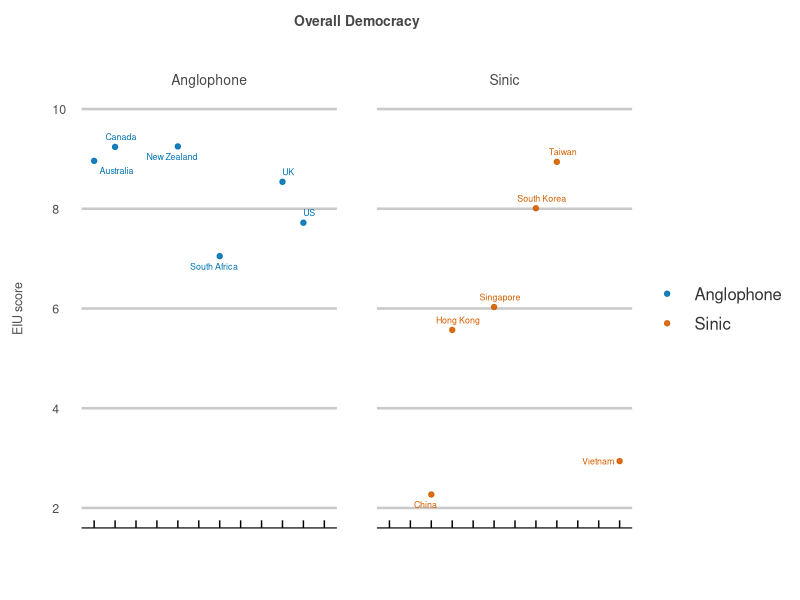
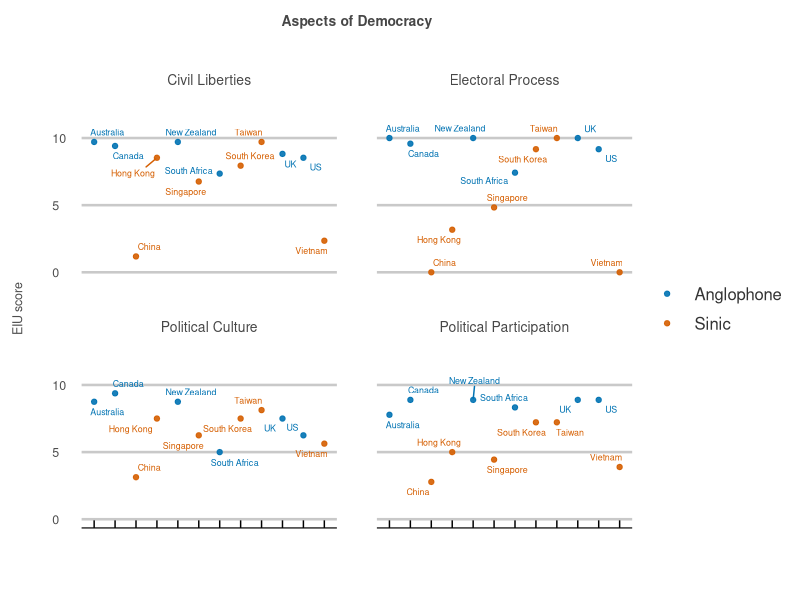
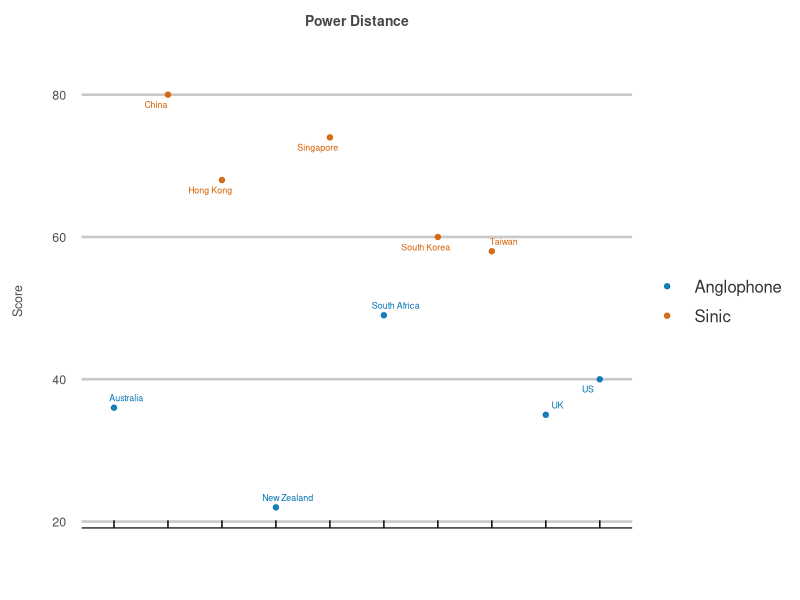
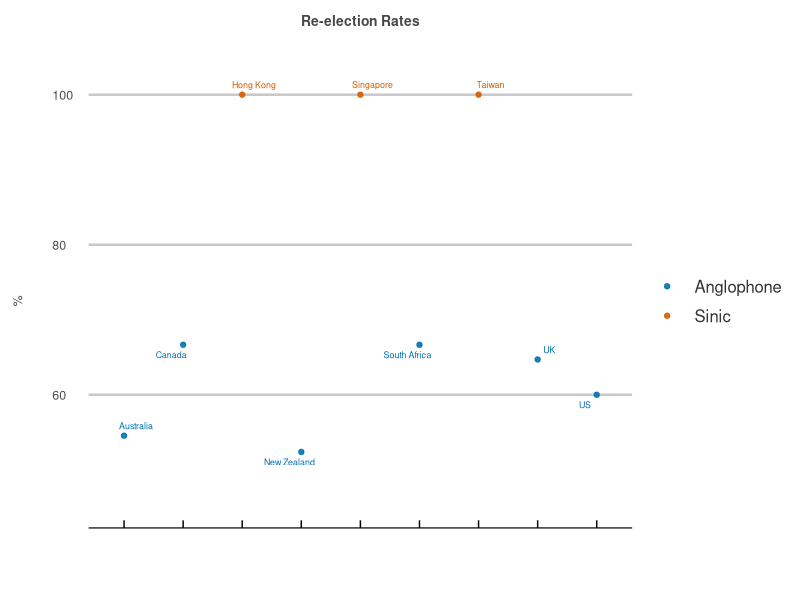

These figures' R source, in order: (Note: this script raises an error after producing the figures.)
library(dplyr)
library(tidyverse)
library(readxl)
library(ggplot2)
library(ggthemes)
library(here)
library(ggrepel)

# my theme
my_theme <- theme_economist_white(gray_bg = FALSE) +
  theme(plot.title = element_text(hjust = 0.5, 
                                  vjust = 12, 
                                  size = 10, 
                                  color = "#474747"),
        plot.margin = unit(c(1.5, 1, 1.5, 1), "cm"),
        axis.text = element_text(size = 9, 
                                 color = "gray30"),
        axis.text.x=element_text(vjust = -2.5),
        axis.title.x = element_text(size = 9, 
                                    color = "gray30", 
                                    vjust = -10),
        axis.title.y = element_text(size = 9, 
                                    color = "gray30", 
                                    vjust = 10),
        legend.direction = "vertical", 
        legend.position = "right",
        legend.title = element_blank(),
        legend.text = element_text(size = 12, 
                                   color = "gray20"),
        legend.margin=margin(1, -15, 1, 0),
        legend.spacing.x = unit(0.25, "cm"),
        legend.key.size = unit(1, "cm"), 
        legend.key.height = unit(0.75, "cm"),
        strip.text = element_text(hjust = 0.5, 
                                  vjust = 1, 
                                  size = 10, 
                                  color = "#474747"),
        panel.spacing = unit(2, "lines"))


### 1. democracy ####
# 1.1 democracy scores
democracy_scores <- tibble(country = c("China", "Vietnam", "Hong Kong",
                                       "Singapore", "US", "South Korea",
                                       "UK", "Taiwan", "Canada",
                                       "New Zealand", "South Africa", "Australia"),
                           region = c("Sinic", "Sinic", "Sinic",
                                      "Sinic", "Anglophone", "Sinic",
                                      "Anglophone", "Sinic", "Anglophone",
                                      "Anglophone", "Anglophone", "Anglophone"),
                           "Overall" = c(2.27, 2.94, 5.57,
                                         6.03, 7.72, 8.01,
                                         8.54, 8.94, 9.24,
                                         9.25, 7.05, 8.96),
                           "Electoral Process" = c(0, 0, 3.17,
                                                   4.83, 9.17, 9.17,
                                                   10, 10, 9.58,
                                                   10, 7.42, 10),
                           "Functioning Government" = c(4.29, 2.86, 3.64,
                                                        7.86, 6.79, 8.21,
                                                        7.5, 9.64, 8.93,
                                                        8.93, 7.14, 8.57),
                           "Political Participation" = c(2.78, 3.89, 5,
                                                         4.44, 8.89, 7.22,
                                                         8.89, 7.22, 8.89,
                                                         8.89, 8.33, 7.78),
                           "Political Culture" = c(3.13, 5.63, 7.50,
                                                   6.25, 6.25, 7.5,
                                                   7.50, 8.13, 9.38,
                                                   8.75, 5, 8.75),
                           "Civil Liberties" = c(1.18, 2.35, 8.53,
                                                 6.76, 8.53, 7.94,
                                                 8.82, 9.71, 9.41,
                                                 9.71, 7.35, 9.71)) %>%
  gather(type, value, -c(1:2))

# 1.2 overall democracy
democracy_scores %>%
  filter(type == "Overall") %>%
  ggplot(aes(x = country, y = value, col = region)) +
  geom_point(alpha = 0.9) +
  geom_text_repel(aes(label=country), size = 2.25,
                  show.legend = FALSE,
                  max.overlaps = 5) +
  facet_wrap(~region) +
  ggtitle("Overall Democracy") +
  xlab("") +
  ylab("EIU score") +
  ylim(2, 10) +
  scale_color_manual(values = c("#0072B2", "#D55E00")) +
  theme_economist_white(gray_bg = FALSE) +
  my_theme +
  theme(axis.text.x=element_blank())

# 1.3 aspects of democracy
democracy_scores %>%
  filter(!type == "Overall" & !type == "Functioning Government") %>%
  ggplot(aes(x = country, y = value, col = region)) +
  geom_point(alpha = 0.9) +
  geom_text_repel(aes(label=country), size = 2.25,
                  show.legend = FALSE,
                  max.overlaps = 5) +
  facet_wrap(~type) +
  ggtitle("Aspects of Democracy") +
  xlab("") +
  ylab("EIU score") +
  ylim(0, 13) +
  scale_color_manual(values = c("#0072B2", "#D55E00")) +
  theme_economist_white(gray_bg = FALSE) +
  my_theme +
  theme(axis.text.x=element_blank())

# 1.4 power distance scores (the degree to which people accept unequal power)
power_distance_scores <- tibble(country = c("China", "Hong Kong","Singapore", 
                                              "US", "South Korea","UK", 
                                              "Taiwan", "New Zealand", "South Africa", 
                                              "Australia"),
                                region = c("Sinic", "Sinic", "Sinic", 
                                           "Anglophone", "Sinic", "Anglophone", 
                                           "Sinic", "Anglophone", "Anglophone", 
                                           "Anglophone"),
                                power_distance = c(80, 68, 74, 
                                                     40, 60, 35,
                                                     58, 22, 49, 
                                                     36))

# 1.5 power distance
power_distance_scores %>%
  ggplot(aes(x = country, y = power_distance, col = region)) +
  geom_point(alpha = 0.9) +
  geom_text_repel(aes(label=country), size = 2.25,
                  show.legend = FALSE,
                  max.overlaps = 5) +
  ggtitle("Power Distance") +
  xlab("") +
  ylab("Score") +
  scale_color_manual(values = c("#0072B2", "#D55E00")) +
  theme_economist_white(gray_bg = FALSE) +
  my_theme +
  theme(axis.text.x=element_blank())

# 1.6 re-election rate scores
reelection_rate_scores <- tibble(country = c("Taiwan", "Singapore", "Hong Kong", 
                                             "US", "UK", "Canada", 
                                             "Australia", "New Zealand", "South Africa"),
                                 region = c("Sinic", "Sinic", "Sinic",
                                            "Anglophone", "Anglophone", "Anglophone", 
                                            "Anglophone", "Anglophone", "Anglophone"),
                                 rate = c(1, 1, 1, 
                                             0.6, 0.647058824, 0.666666667, 
                                             0.545454545, 0.523809524, 0.666666667)) %>%
  mutate(rate = rate * 100)

# 1.7 re-election rates
reelection_rate_scores %>%
  ggplot(aes(x = country, y = rate, color = region)) +
  geom_point(alpha = 0.9) +
  geom_text_repel(aes(label=country), size = 2.25,
                  show.legend = FALSE,
                  max.overlaps = 5) +
  ggtitle("Re-election Rates") +
  ylab("%") +
  xlab("") +
  ylim(45, 100) +
  scale_color_manual(values = c("#0072B2", "#D55E00")) +
  my_theme +
  theme(axis.text.x=element_blank())


### 2. Twitter: Sentiment Analysis ####
# 2.1 freedom
# net sentiment
tweets %>%
  spread(sentiment, value) %>%
  mutate(net = positive - negative) %>%
  gather(sentiment, value, -c(1:5)) %>%
  filter(sentiment == "net",
         search == "Freedom") %>%
  ggplot(aes(x = region, y = value, fill = region)) +
  geom_bar(stat = "identity", position = "dodge") +
  ggtitle("Freedom") +
  ylab("% of Total Words (Net)") +
  xlab("") +
  scale_fill_manual(values = c("#0072B2", "#D55E00")) +
  my_theme +
  theme(axis.text.x=element_blank())

# selected emotions
tweets %>%
  filter(search == "Freedom",
         sentiment %in% c("Joy", "Trust", "Anger", "Fear")) %>%
  mutate(sentiment = factor(sentiment, levels = c("Joy", "Trust",
                                                  "Anger", "Fear"))) %>%
  ggplot(aes(x = region, y = value, fill = region)) +
  geom_bar(stat = "identity", position = "dodge") +
  facet_wrap(~sentiment, ncol = 2) +
  ggtitle("Freedom") +
  ylab("% of Total Words") +
  xlab("") +
  scale_fill_manual(values = c("#0072B2", "#D55E00")) +
  my_theme +
  theme(axis.text.x=element_blank())

# 2.1 anti-authority
# net sentiment
anti_authority_data %>%
  spread(sentiment, avg) %>%
  mutate(net = positive - negative) %>%
  gather(sentiment, avg, -c(1:2)) %>%
  filter(sentiment == "net") %>%
  ggplot(aes(x = region, y = avg, fill = region)) +
  geom_bar(stat = "identity", position = "dodge") +
  ggtitle("Anti-Authority") +
  ylab("% of Total Words (Net)") +
  xlab("") +
  scale_fill_manual(values = c("#0072B2", "#D55E00")) +
  my_theme +
  theme(axis.text.x=element_blank())

# selected emotions
anti_authority_data %>%
  filter(sentiment %in% c("Joy", "Trust", "Anger", "Fear")) %>%
  mutate(sentiment = factor(sentiment, levels = c("Joy", "Trust",
                                                  "Anger", "Fear"))) %>%
  ggplot(aes(x = region, y = avg, fill = region)) +
  geom_bar(stat = "identity", position = "dodge") +
  facet_wrap(~sentiment, ncol = 2) +
  ggtitle("Anti-Authority") +
  ylab("% of Total Words") +
  xlab("") +
  scale_fill_manual(values = c("#0072B2", "#D55E00")) +
  my_theme +
  theme(axis.text.x=element_blank())
